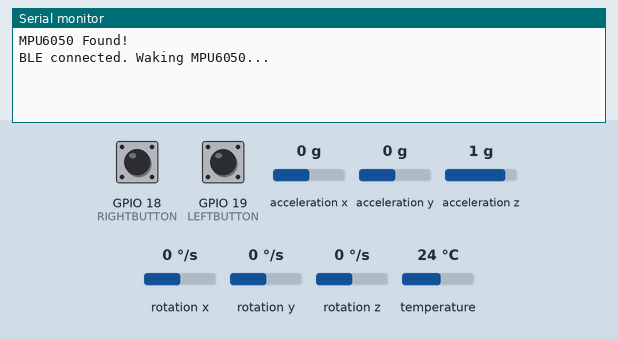
Bench run of a sketch on a simulated ESP32. On the bench: the last lines printed to the serial monitor. Inputs (shaded band) come from the test bench; at power-on: rotation x 0 °/s, GPIO 18 (RIGHTBUTTON) HIGH, GPIO 19 (LEFTBUTTON) HIGH, rotation z 0 °/s, acceleration x 0 g, acceleration y 0 g, acceleration z 1 g, rotation y 0 °/s, temperature 24 °C. USB keyboard and mouse output is not drawn.

Above: at 1.3 s.
1.4 s: rotation x set to -192 °/s
At 1.9 s:
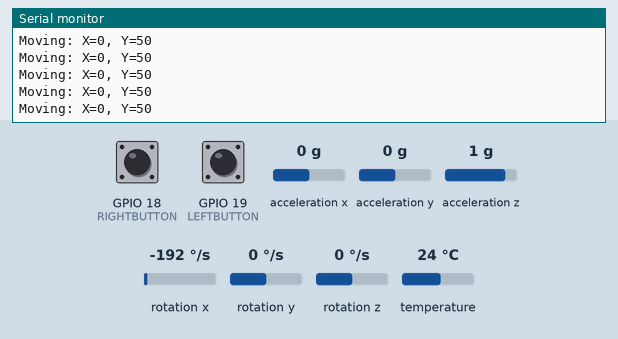
3.3 s: GPIO 18 (RIGHTBUTTON) pulled LOW for 0.15 s
4.9 s: GPIO 19 (LEFTBUTTON) pulled LOW for 0.15 s
6.5 s: rotation z set to -192 °/s
At 7.0 s:
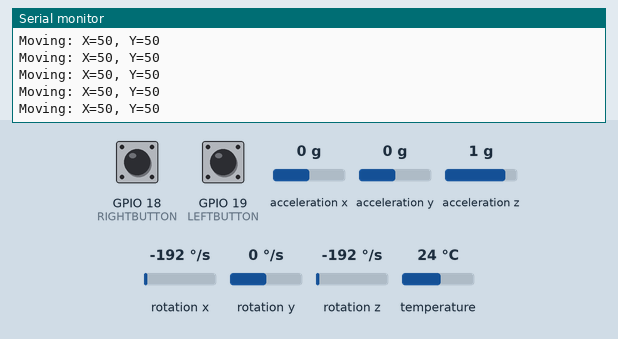
8.0 s: rotation x set to -100 °/s
At 9.1 s:
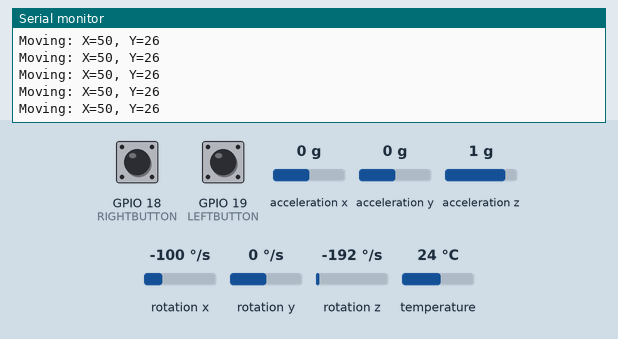

Measured:
- after the input at 1.4 s, the serial monitor: prints a new line at once (image 1)
- after the input at 6.5 s, the serial monitor: prints a new line at once (image 2)
- after the input at 8.0 s, the serial monitor: prints a new line at once (image 3)

The sketch:

Air_Motion_Mouse.ino
```cpp
#include <Wire.h>
#include <BleMouse.h>
#include <Adafruit_MPU6050.h>
#include <Adafruit_Sensor.h>

// Button pin definitions
#define LEFTBUTTON 19
#define RIGHTBUTTON 18

// Sensitivity tuning
#define SPEED 15          // Movement multiplier
#define DEAD_ZONE 0.05    // Ignore small gyro movement

Adafruit_MPU6050 mpu;
BleMouse bleMouse("ESP32 Motion Mouse", "OpenAI", 100);  // Device name, manufacturer, battery %

bool mpuSleeping = true;
unsigned long lastLeftClick = 0;
unsigned long lastRightClick = 0;
const int debounceTime = 300; // ms

void setup() {
  Serial.begin(115200);

  // Button setup
  pinMode(LEFTBUTTON, INPUT_PULLUP);
  pinMode(RIGHTBUTTON, INPUT_PULLUP);

  // Start BLE Mouse
  bleMouse.begin();

  // Start I2C for MPU6050
  Wire.begin(21, 22);  // SDA = 21, SCL = 22

  if (!mpu.begin()) {
    Serial.println("Failed to find MPU6050 chip");
    while (1) delay(10);
  }
  Serial.println("MPU6050 Found!");

  // Put MPU to sleep until BLE connects
  mpu.enableSleep(true);
}

void loop() {
  if (bleMouse.isConnected()) {

    if (mpuSleeping) {
      Serial.println("BLE connected. Waking MPU6050...");
      mpu.enableSleep(false);
      mpuSleeping = false;
      delay(500);
    }

    // Read gyro data
    sensors_event_t a, g, temp;
    mpu.getEvent(&a, &g, &temp);

    float gyroX = abs(g.gyro.x) > DEAD_ZONE ? g.gyro.x : 0;
    float gyroZ = abs(g.gyro.z) > DEAD_ZONE ? g.gyro.z : 0;

    int moveX = (int)(gyroZ * -SPEED);  // Left/right
    int moveY = (int)(gyroX * -SPEED);  // Up/down

    if (moveX != 0 || moveY != 0) {
      bleMouse.move(moveX, moveY);
      Serial.printf("Moving: X=%d, Y=%d\n", moveX, moveY);
    }

    // LEFT click
    if (!digitalRead(LEFTBUTTON) && (millis() - lastLeftClick > debounceTime)) {
      bleMouse.click(MOUSE_LEFT);
      lastLeftClick = millis();
      Serial.println("Left click");
    }

    // RIGHT click
    if (!digitalRead(RIGHTBUTTON) && (millis() - lastRightClick > debounceTime)) {
      bleMouse.click(MOUSE_RIGHT);
      lastRightClick = millis();
      Serial.println("Right click");
    }

  } else {
    if (!mpuSleeping) {
      Serial.println("BLE disconnected. Sleeping MPU6050...");
      mpu.enableSleep(true);
      mpuSleeping = true;
    }
  }

  delay(10); // Loop delay for smoother motion
}
```
